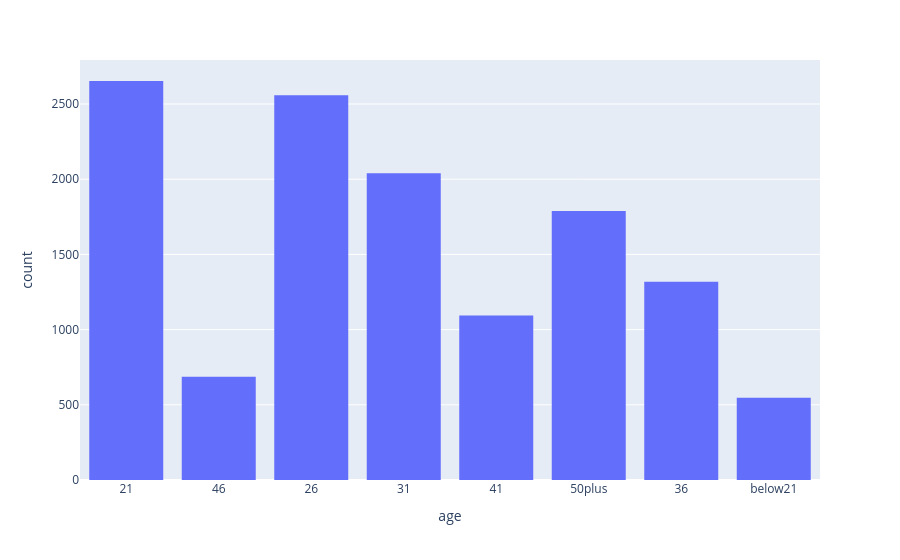

Source (notebook cell):
### Markdown cell above
### 4. Compare the acceptance rate between drivers who go to a bar more than once a month and are over the age of 25 to the all others.  Is there a difference?

### Code cell
fig = px.histogram(data, x="age")                
fig.show()
fig.write_image("images/bar_greater_than_three.png")

### Figure 1 — Plotly figure (JSON) as saved in the notebook; plotly's stock layout.template omitted (floating-point values rounded to 4 significant figures; data arrays with more than 128 entries replaced by an {"elided": "..."} marker saying what was removed)
{"data": [{"bingroup": "x", "hovertemplate": "age=%{x}<br>count=%{y}<extra></extra>", "legendgroup": "", "marker": {"color": "#636efa", "pattern": {"shape": ""}}, "name": "", "orientation": "v", "showlegend": false, "type": "histogram", "x": {"elided": "12684 str values"}, "xaxis": "x", "yaxis": "y"}], "layout": {"barmode": "relative", "legend": {"tracegroupgap": 0}, "margin": {"t": 60}, "xaxis": {"anchor": "y", "domain": [0, 1], "title": {"text": "age"}}, "yaxis": {"anchor": "x", "domain": [0, 1], "title": {"text": "count"}}}}
